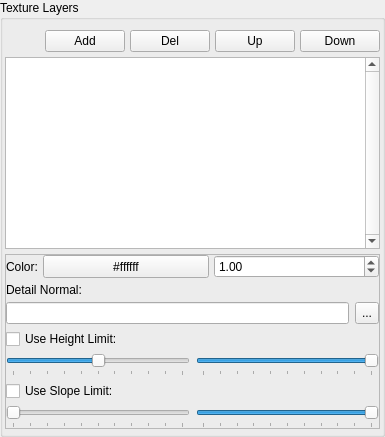
                <widget class="QGroupBox" name="gbTerrainLayers">
                 <property name="title">
                  <string>Texture Layers</string>
                 </property>
                 <layout class="QFormLayout" name="formLayout">
                  <property name="fieldGrowthPolicy">
                   <enum>QFormLayout::AllNonFixedFieldsGrow</enum>
                  </property>
                  <property name="horizontalSpacing">
                   <number>5</number>
                  </property>
                  <property name="verticalSpacing">
                   <number>5</number>
                  </property>
                  <property name="leftMargin">
                   <number>2</number>
                  </property>
                  <property name="topMargin">
                   <number>10</number>
                  </property>
                  <property name="rightMargin">
                   <number>2</number>
                  </property>
                  <property name="bottomMargin">
                   <number>5</number>
                  </property>
                  <item row="0" column="0" colspan="2">
                   <widget class="QFrame" name="frTerrainLayers">
                    <layout class="QHBoxLayout" name="hlTerrainLayers">
                     <property name="spacing">
                      <number>5</number>
                     </property>
                     <property name="leftMargin">
                      <number>0</number>
                     </property>
                     <property name="topMargin">
                      <number>0</number>
                     </property>
                     <property name="rightMargin">
                      <number>0</number>
                     </property>
                     <property name="bottomMargin">
                      <number>0</number>
                     </property>
                     <item>
                      <spacer name="hsTerrainLayers">
                       <property name="orientation">
                        <enum>Qt::Horizontal</enum>
                       </property>
                       <property name="sizeHint" stdset="0">
                        <size>
                         <width>40</width>
                         <height>10</height>
                        </size>
                       </property>
                      </spacer>
                     </item>
                     <item>
                      <widget class="QPushButton" name="pbTerrainLayersAdd">
                       <property name="text">
                        <string>Add</string>
                       </property>
                      </widget>
                     </item>
                     <item>
                      <widget class="QPushButton" name="pbTerrainLayersDel">
                       <property name="text">
                        <string>Del</string>
                       </property>
                      </widget>
                     </item>
                     <item>
                      <widget class="QPushButton" name="pbTerrainLayersUp">
                       <property name="text">
                        <string>Up</string>
                       </property>
                      </widget>
                     </item>
                     <item>
                      <widget class="QPushButton" name="pbTerrainLayersDown">
                       <property name="text">
                        <string>Down</string>
                       </property>
                      </widget>
                     </item>
                    </layout>
                   </widget>
                  </item>
                  <item row="1" column="0" colspan="2">
                   <widget class="QListWidget" name="lwTerrainLayersList">
                    <property name="verticalScrollBarPolicy">
                     <enum>Qt::ScrollBarAlwaysOn</enum>
                    </property>
                    <property name="horizontalScrollBarPolicy">
                     <enum>Qt::ScrollBarAlwaysOff</enum>
                    </property>
                   </widget>
                  </item>
                  <item row="2" column="0" colspan="2">
                   <widget class="QFrame" name="frTerrainLayersParameters">
                    <property name="frameShape">
                     <enum>QFrame::StyledPanel</enum>
                    </property>
                    <property name="frameShadow">
                     <enum>QFrame::Raised</enum>
                    </property>
                    <layout class="QFormLayout" name="flTerrainLayersParameters">
                     <property name="fieldGrowthPolicy">
                      <enum>QFormLayout::AllNonFixedFieldsGrow</enum>
                     </property>
                     <property name="horizontalSpacing">
                      <number>5</number>
                     </property>
                     <property name="verticalSpacing">
                      <number>5</number>
                     </property>
                     <property name="leftMargin">
                      <number>0</number>
                     </property>
                     <property name="topMargin">
                      <number>0</number>
                     </property>
                     <property name="rightMargin">
                      <number>0</number>
                     </property>
                     <property name="bottomMargin">
                      <number>0</number>
                     </property>
                     <item row="0" column="0">
                      <widget class="QLabel" name="lbTerrainLayersColor">
                       <property name="text">
                        <string>Color:</string>
                       </property>
                      </widget>
                     </item>
                     <item row="0" column="1">
                      <widget class="QFrame" name="frTerrainLayersColor">
                       <layout class="QHBoxLayout" name="hlTerrainLayersColor">
                        <property name="spacing">
                         <number>5</number>
                        </property>
                        <property name="leftMargin">
                         <number>0</number>
                        </property>
                        <property name="topMargin">
                         <number>0</number>
                        </property>
                        <property name="rightMargin">
                         <number>0</number>
                        </property>
                        <property name="bottomMargin">
                         <number>0</number>
                        </property>
                        <item>
                         <widget class="QPushButton" name="pbTerrainLayersColor">
                          <property name="sizePolicy">
                           <sizepolicy hsizetype="Minimum" vsizetype="Ignored">
                            <horstretch>0</horstretch>
                            <verstretch>0</verstretch>
                           </sizepolicy>
                          </property>
                          <property name="text">
                           <string>#ffffff</string>
                          </property>
                         </widget>
                        </item>
                        <item>
                         <widget class="QDoubleSpinBox" name="dsTerrainLayersColorPower">
                          <property name="minimum">
                           <double>-1000.000000000000000</double>
                          </property>
                          <property name="maximum">
                           <double>1000.000000000000000</double>
                          </property>
                          <property name="singleStep">
                           <double>0.100000000000000</double>
                          </property>
                          <property name="value">
                           <double>1.000000000000000</double>
                          </property>
                         </widget>
                        </item>
                       </layout>
                      </widget>
                     </item>
                     <item row="1" column="0" colspan="2">
                      <widget class="QLabel" name="lbTerrainLayersNormal">
                       <property name="text">
                        <string>Detail Normal:</string>
                       </property>
                      </widget>
                     </item>
                     <item row="2" column="0" colspan="2">
                      <widget class="QFrame" name="frTerrainLayersNormal">
                       <layout class="QHBoxLayout" name="hlTerrainLayersNormal">
                        <property name="leftMargin">
                         <number>0</number>
                        </property>
                        <property name="topMargin">
                         <number>0</number>
                        </property>
                        <property name="rightMargin">
                         <number>0</number>
                        </property>
                        <property name="bottomMargin">
                         <number>0</number>
                        </property>
                        <item>
                         <widget class="QLineEdit" name="leTerrainLayersNormal">
                          <property name="readOnly">
                           <bool>true</bool>
                          </property>
                         </widget>
                        </item>
                        <item>
                         <widget class="QToolButton" name="tbTerrainLayersNormal">
                          <property name="sizePolicy">
                           <sizepolicy hsizetype="Fixed" vsizetype="MinimumExpanding">
                            <horstretch>0</horstretch>
                            <verstretch>0</verstretch>
                           </sizepolicy>
                          </property>
                          <property name="text">
                           <string>...</string>
                          </property>
                         </widget>
                        </item>
                       </layout>
                      </widget>
                     </item>
                     <item row="3" column="0" colspan="2">
                      <widget class="QCheckBox" name="cbTerrainLayersHeight">
                       <property name="text">
                        <string>Use Height Limit:</string>
                       </property>
                       <property name="autoRepeatDelay">
                        <number>1000</number>
                       </property>
                      </widget>
                     </item>
                     <item row="4" column="0" colspan="2">
                      <widget class="QFrame" name="frTerrainLayersHeight">
                       <layout class="QHBoxLayout" name="hlTerrainLayersHeight">
                        <property name="leftMargin">
                         <number>0</number>
                        </property>
                        <property name="topMargin">
                         <number>0</number>
                        </property>
                        <property name="rightMargin">
                         <number>0</number>
                        </property>
                        <property name="bottomMargin">
                         <number>0</number>
                        </property>
                        <item>
                         <widget class="QSlider" name="hsTerrainLayersHeightMin">
                          <property name="sizePolicy">
                           <sizepolicy hsizetype="Expanding" vsizetype="Preferred">
                            <horstretch>0</horstretch>
                            <verstretch>0</verstretch>
                           </sizepolicy>
                          </property>
                          <property name="minimumSize">
                           <size>
                            <width>0</width>
                            <height>22</height>
                           </size>
                          </property>
                          <property name="minimum">
                           <number>-50</number>
                          </property>
                          <property name="maximum">
                           <number>50</number>
                          </property>
                          <property name="orientation">
                           <enum>Qt::Horizontal</enum>
                          </property>
                          <property name="tickPosition">
                           <enum>QSlider::TicksBelow</enum>
                          </property>
                         </widget>
                        </item>
                        <item>
                         <widget class="QSlider" name="hsTerrainLayersHeightMax">
                          <property name="sizePolicy">
                           <sizepolicy hsizetype="Expanding" vsizetype="Preferred">
                            <horstretch>0</horstretch>
                            <verstretch>0</verstretch>
                           </sizepolicy>
                          </property>
                          <property name="minimumSize">
                           <size>
                            <width>0</width>
                            <height>22</height>
                           </size>
                          </property>
                          <property name="minimum">
                           <number>-50</number>
                          </property>
                          <property name="maximum">
                           <number>50</number>
                          </property>
                          <property name="value">
                           <number>50</number>
                          </property>
                          <property name="orientation">
                           <enum>Qt::Horizontal</enum>
                          </property>
                          <property name="tickPosition">
                           <enum>QSlider::TicksBelow</enum>
                          </property>
                         </widget>
                        </item>
                       </layout>
                      </widget>
                     </item>
                     <item row="5" column="0" colspan="2">
                      <widget class="QCheckBox" name="cbTerrainLayersSlope">
                       <property name="text">
                        <string>Use Slope Limit:</string>
                       </property>
                       <property name="autoRepeatDelay">
                        <number>1000</number>
                       </property>
                      </widget>
                     </item>
                     <item row="6" column="0" colspan="2">
                      <widget class="QFrame" name="frTerrainLayersSlope">
                       <layout class="QHBoxLayout" name="hlTerrainLayersSlope">
                        <property name="leftMargin">
                         <number>0</number>
                        </property>
                        <property name="topMargin">
                         <number>0</number>
                        </property>
                        <property name="rightMargin">
                         <number>0</number>
                        </property>
                        <property name="bottomMargin">
                         <number>0</number>
                        </property>
                        <item>
                         <widget class="QSlider" name="hsTerrainLayersSlopeMin">
                          <property name="sizePolicy">
                           <sizepolicy hsizetype="Expanding" vsizetype="Preferred">
                            <horstretch>0</horstretch>
                            <verstretch>0</verstretch>
                           </sizepolicy>
                          </property>
                          <property name="minimumSize">
                           <size>
                            <width>0</width>
                            <height>22</height>
                           </size>
                          </property>
                          <property name="maximum">
                           <number>100</number>
                          </property>
                          <property name="orientation">
                           <enum>Qt::Horizontal</enum>
                          </property>
                          <property name="tickPosition">
                           <enum>QSlider::TicksBelow</enum>
                          </property>
                         </widget>
                        </item>
                        <item>
                         <widget class="QSlider" name="hsTerrainLayersSlopeMax">
                          <property name="sizePolicy">
                           <sizepolicy hsizetype="Expanding" vsizetype="Preferred">
                            <horstretch>0</horstretch>
                            <verstretch>0</verstretch>
                           </sizepolicy>
                          </property>
                          <property name="minimumSize">
                           <size>
                            <width>0</width>
                            <height>22</height>
                           </size>
                          </property>
                          <property name="maximum">
                           <number>100</number>
                          </property>
                          <property name="value">
                           <number>100</number>
                          </property>
                          <property name="orientation">
                           <enum>Qt::Horizontal</enum>
                          </property>
                          <property name="tickPosition">
                           <enum>QSlider::TicksBelow</enum>
                          </property>
                         </widget>
                        </item>
                       </layout>
                      </widget>
                     </item>
                    </layout>
                   </widget>
                  </item>
                 </layout>
                </widget>
